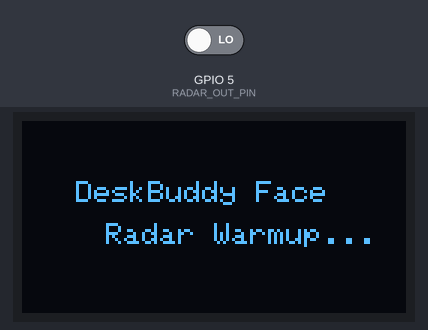
The sketch below on a simulated ESP32. Parts: 128×64 one-colour display. The inputs (shaded band) are chosen by the test bench; at power-on: GPIO 5 (RADAR_OUT_PIN) LOW. Random numbers use the default seed unless the sketch sets one; what the sketch prints to the serial monitor is not drawn.

Above: at 1.1 s.
At 17.2 s:
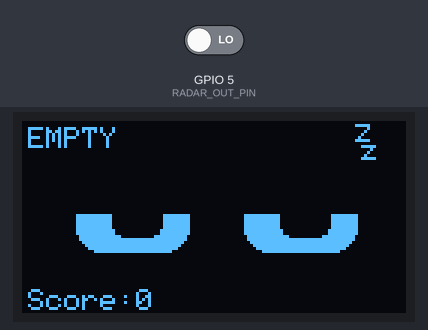
17.3 s: GPIO 5 (RADAR_OUT_PIN) driven HIGH
At 19.5 s:
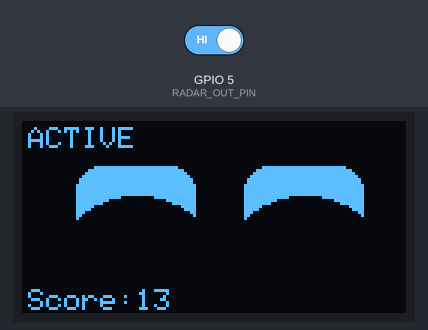
20.0 s: GPIO 5 (RADAR_OUT_PIN) driven LOW
At 22.59 s:
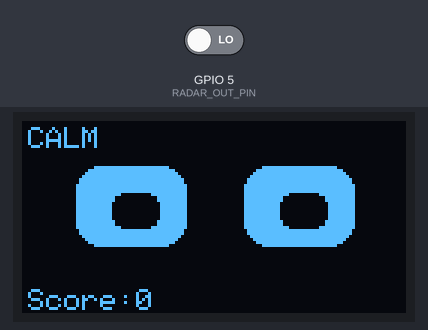
23.0 s: GPIO 5 (RADAR_OUT_PIN) driven HIGH
At 29.4 s:
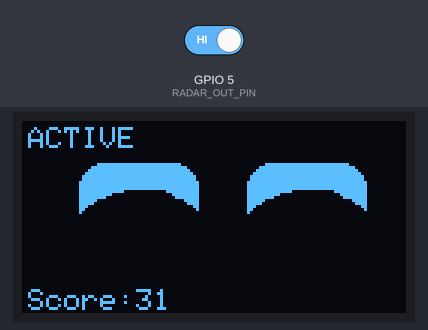

Measured:
- what the display in image 0 shows lasts 15.0 s, from 1.1 s to 16.1 s
- what the display in image 2 shows lasts 0.6 s, from 19.0 s to 19.6 s

The sketch:

radar.ino
```cpp
#include <Wire.h>
#include <Adafruit_GFX.h>
#include <Adafruit_SH110X.h>
// code developed by Sam's Labs for sensing human motion using the MS24-2020D58M4-FMCW
// =========================================
// DISPLAY / RADAR
// =========================================
#define SCREEN_WIDTH 128
#define SCREEN_HEIGHT 64
#define SDA_PIN 8
#define SCL_PIN 9
#define RADAR_OUT_PIN 5

Adafruit_SH1106G display(SCREEN_WIDTH, SCREEN_HEIGHT, &Wire, -1);

// =========================================
// SIMPLE ICONS (tiny mood markers)
// =========================================
const unsigned char bmp_heart[] PROGMEM = {
  0x00,0x00,0x0C,0x30,0x1E,0x78,0x3F,0xFC,0x7F,0xFE,0x7F,0xFE,0x3F,0xFC,0x1F,0xF8,
  0x0F,0xF0,0x07,0xE0,0x03,0xC0,0x01,0x80,0x00,0x00,0x00,0x00,0x00,0x00,0x00,0x00
};

const unsigned char bmp_zzz[] PROGMEM = {
  0x00,0x00,0x7C,0x00,0x04,0x00,0x08,0x00,0x10,0x00,0x20,0x00,0x7C,0x00,0x00,0x00,
  0x1F,0x00,0x02,0x00,0x04,0x00,0x08,0x00,0x1F,0x00,0x00,0x00,0x00,0x00,0x00,0x00
};

const unsigned char bmp_anger[] PROGMEM = {
  0x00,0x00,0x11,0x10,0x2A,0x90,0x44,0x40,0x80,0x20,0x80,0x20,0x44,0x40,0x2A,0x90,
  0x11,0x10,0x00,0x00,0x00,0x00,0x00,0x00,0x00,0x00,0x00,0x00,0x00,0x00,0x00,0x00
};

// =========================================
// DESKBUDDY EYE ENGINE
// =========================================
struct EyeData {
  float x, y;
  float w, h;
  float targetX, targetY, targetW, targetH;
  float pupilX, pupilY;
  float targetPupilX, targetPupilY;
  float velX, velY, velW, velH;
  float pVelX, pVelY;
  float k = 0.12;
  float d = 0.60;
  float pk = 0.08;
  float pd = 0.50;
  bool blinking = false;
  unsigned long lastBlink = 0;
  unsigned long nextBlinkTime = 0;
};

EyeData leftEye, rightEye;

// =========================================
// MOODS
// =========================================
#define MOOD_NORMAL 0
#define MOOD_HAPPY 1
#define MOOD_SURPRISED 2
#define MOOD_SLEEPY 3
#define MOOD_ANGRY 4
#define MOOD_SAD 5
#define MOOD_EXCITED 6
#define MOOD_LOVE 7
#define MOOD_SUSPICIOUS 8

int currentMood = MOOD_NORMAL;
int localMood = MOOD_NORMAL;

// =========================================
// RADAR STATE
// =========================================
const unsigned long WINDOW_MS = 2000;
const int ACTIVE_THRESHOLD = 5;
const unsigned long PRESENCE_HOLD_MS = 5000;

int activityCount = 0;
unsigned long lastWindow = 0;
int motionScore = 0;

bool humanPresent = false;
bool sawHighInWindow = false;
unsigned long lastSeenTime = 0;

String activityState = "EMPTY";

// =========================================
// ANIMATION TIMERS
// =========================================
unsigned long lastSaccade = 0;
unsigned long saccadeInterval = 3000;
float breathVal = 0;

// =========================================
// HELPERS
// =========================================
void resetDisplayState() {
  display.clearDisplay();
  display.setTextColor(SH110X_WHITE);
  display.setTextSize(1);
  display.setRotation(0);
  display.cp437(true);
}

void initEye(EyeData &e, float x, float y, float w, float h) {
  e.x = x; e.y = y; e.w = w; e.h = h;
  e.targetX = x; e.targetY = y; e.targetW = w; e.targetH = h;
  e.pupilX = 0; e.pupilY = 0;
  e.targetPupilX = 0; e.targetPupilY = 0;
  e.velX = e.velY = e.velW = e.velH = 0;
  e.pVelX = e.pVelY = 0;
  e.blinking = false;
  e.lastBlink = millis();
  e.nextBlinkTime = millis() + random(2000, 4500);
}

void updateEye(EyeData &e) {
  e.velX = (e.velX + (e.targetX - e.x) * e.k) * e.d;
  e.velY = (e.velY + (e.targetY - e.y) * e.k) * e.d;
  e.velW = (e.velW + (e.targetW - e.w) * e.k) * e.d;
  e.velH = (e.velH + (e.targetH - e.h) * e.k) * e.d;

  e.x += e.velX;
  e.y += e.velY;
  e.w += e.velW;
  e.h += e.velH;

  e.pVelX = (e.pVelX + (e.targetPupilX - e.pupilX) * e.pk) * e.pd;
  e.pVelY = (e.pVelY + (e.targetPupilY - e.pupilY) * e.pk) * e.pd;

  e.pupilX += e.pVelX;
  e.pupilY += e.pVelY;
}

void drawEyelidMask(float x, float y, float w, float h, int mood, bool isLeft) {
  int ix = (int)x;
  int iy = (int)y;
  int iw = (int)w;
  int ih = (int)h;

  if (mood == MOOD_ANGRY) {
    if (isLeft) {
      for (int i = 0; i < 16; i++) display.drawLine(ix, iy + i, ix + iw, iy - 6 + i, SH110X_BLACK);
    } else {
      for (int i = 0; i < 16; i++) display.drawLine(ix, iy - 6 + i, ix + iw, iy + i, SH110X_BLACK);
    }
  } else if (mood == MOOD_SAD) {
    if (isLeft) {
      for (int i = 0; i < 16; i++) display.drawLine(ix, iy - 6 + i, ix + iw, iy + i, SH110X_BLACK);
    } else {
      for (int i = 0; i < 16; i++) display.drawLine(ix, iy + i, ix + iw, iy - 6 + i, SH110X_BLACK);
    }
  } else if (mood == MOOD_HAPPY || mood == MOOD_LOVE || mood == MOOD_EXCITED) {
    display.fillRect(ix, iy + ih - 12, iw, 14, SH110X_BLACK);
    display.fillCircle(ix + iw / 2, iy + ih + 6, iw / 1.3, SH110X_BLACK);
  } else if (mood == MOOD_SLEEPY) {
    display.fillRect(ix, iy, iw, ih / 2 + 2, SH110X_BLACK);
  } else if (mood == MOOD_SUSPICIOUS) {
    if (isLeft) display.fillRect(ix, iy, iw, ih / 2 - 2, SH110X_BLACK);
    else display.fillRect(ix, iy + ih - 8, iw, 8, SH110X_BLACK);
  }
}

void drawEye(bool isLeft) {
  EyeData &e = isLeft ? leftEye : rightEye;

  int ix = (int)e.x;
  int iy = (int)e.y;
  int iw = (int)e.w;
  int ih = (int)e.h;

  int r = 8;
  if (iw < 20) r = 3;

  display.fillRoundRect(ix, iy, iw, ih, r, SH110X_WHITE);

  int cx = ix + iw / 2;
  int cy = iy + ih / 2;
  int pw = iw / 2.2;
  int ph = ih / 2.2;

  int px = cx + (int)e.pupilX - (pw / 2);
  int py = cy + (int)e.pupilY - (ph / 2);

  if (px < ix) px = ix;
  if (px + pw > ix + iw) px = ix + iw - pw;
  if (py < iy) py = iy;
  if (py + ph > iy + ih) py = iy + ih - ph;

  display.fillRoundRect(px, py, pw, ph, r / 2, SH110X_BLACK);
  drawEyelidMask(ix, iy, iw, ih, currentMood, isLeft);
}

void updatePhysicsAndMood() {
  unsigned long now = millis();

  // breathing
  breathVal = sin(now / 600.0) * 2.0;

  // blink logic
  if (!leftEye.blinking && now >= leftEye.nextBlinkTime) {
    leftEye.blinking = true;
    rightEye.blinking = true;
    leftEye.lastBlink = now;
    rightEye.lastBlink = now;
  }

  if (leftEye.blinking) {
    if (now - leftEye.lastBlink < 130) {
      leftEye.targetH = 4;
      rightEye.targetH = 4;
    } else {
      leftEye.blinking = false;
      rightEye.blinking = false;
      leftEye.nextBlinkTime = now + random(2200, 4800);
      rightEye.nextBlinkTime = leftEye.nextBlinkTime;
    }
  }

  // saccades
  if (now - lastSaccade > saccadeInterval) {
    float lx = random(-8, 9);
    float ly = random(-5, 6);

    leftEye.targetPupilX = lx;
    leftEye.targetPupilY = ly;
    rightEye.targetPupilX = lx;
    rightEye.targetPupilY = ly;

    leftEye.targetX = 18 + (lx * 0.3);
    leftEye.targetY = 14 + (ly * 0.3);
    rightEye.targetX = 74 + (lx * 0.3);
    rightEye.targetY = 14 + (ly * 0.3);

    lastSaccade = now;
    saccadeInterval = random(1800, 4200);
  }

  if (!leftEye.blinking) {
    float baseW = 36;
    float baseH = 36 + breathVal;

    switch (currentMood) {
      case MOOD_NORMAL:
        leftEye.targetW = baseW; leftEye.targetH = baseH;
        rightEye.targetW = baseW; rightEye.targetH = baseH;
        break;

      case MOOD_HAPPY:
      case MOOD_LOVE:
        leftEye.targetW = 40; leftEye.targetH = 32;
        rightEye.targetW = 40; rightEye.targetH = 32;
        break;

      case MOOD_SURPRISED:
        leftEye.targetW = 30; leftEye.targetH = 45;
        rightEye.targetW = 30; rightEye.targetH = 45;
        break;

      case MOOD_SLEEPY:
        leftEye.targetW = 38; leftEye.targetH = 30;
        rightEye.targetW = 38; rightEye.targetH = 30;
        break;

      case MOOD_ANGRY:
        leftEye.targetW = 34; leftEye.targetH = 32;
        rightEye.targetW = 34; rightEye.targetH = 32;
        break;

      case MOOD_SAD:
        leftEye.targetW = 34; leftEye.targetH = 40;
        rightEye.targetW = 34; rightEye.targetH = 40;
        break;

      case MOOD_EXCITED:
        leftEye.targetW = 40; leftEye.targetH = 34;
        rightEye.targetW = 40; rightEye.targetH = 34;
        break;

      case MOOD_SUSPICIOUS:
        leftEye.targetW = 36; leftEye.targetH = 20;
        rightEye.targetW = 36; rightEye.targetH = 42;
        break;
    }
  }

  updateEye(leftEye);
  updateEye(rightEye);
}

void drawEmoPage() {
  resetDisplayState();
  updatePhysicsAndMood();

  if (currentMood == MOOD_LOVE) {
    display.drawBitmap(56, 0, bmp_heart, 16, 16, SH110X_WHITE);
  } else if (currentMood == MOOD_SLEEPY) {
    display.drawBitmap(110, 0, bmp_zzz, 16, 16, SH110X_WHITE);
  } else if (currentMood == MOOD_ANGRY) {
    display.drawBitmap(56, 0, bmp_anger, 16, 16, SH110X_WHITE);
  }

  drawEye(true);
  drawEye(false);

  display.setCursor(2, 2);
  if (activityState == "ACTIVE") display.print("ACTIVE");
  else if (activityState == "CALM") display.print("CALM");
  else display.print("EMPTY");

  display.setCursor(2, 56);
  display.print("Score:");
  display.print(motionScore);

  display.display();
}

// =========================================
// RADAR STATE MACHINE
// =========================================
void updateRadarState() {
  int rawNow = digitalRead(RADAR_OUT_PIN);

  if (rawNow == HIGH) {
    activityCount++;
    sawHighInWindow = true;
    humanPresent = true;
    lastSeenTime = millis();
  }

  if (humanPresent && (millis() - lastSeenTime > PRESENCE_HOLD_MS)) {
    humanPresent = false;
  }

  if (millis() - lastWindow >= WINDOW_MS) {
    motionScore = activityCount;

    if (!humanPresent) {
      activityState = "EMPTY";
      localMood = MOOD_SLEEPY;
    } else if (motionScore >= ACTIVE_THRESHOLD) {
      activityState = "ACTIVE";
      localMood = MOOD_EXCITED;
    } else {
      activityState = "CALM";
      localMood = MOOD_NORMAL;
    }

    currentMood = localMood;

    Serial.print("RawNow: ");
    Serial.print(rawNow);
    Serial.print(" | SawHigh: ");
    Serial.print(sawHighInWindow ? "YES" : "NO");
    Serial.print(" | Score: ");
    Serial.print(motionScore);
    Serial.print(" | Present: ");
    Serial.print(humanPresent ? "YES" : "NO");
    Serial.print(" | State: ");
    Serial.println(activityState);

    activityCount = 0;
    sawHighInWindow = false;
    lastWindow = millis();
  }
}

// =========================================
// SETUP / LOOP
// =========================================
void setup() {
  Serial.begin(115200);
  delay(1000);

  Wire.begin(SDA_PIN, SCL_PIN);
  pinMode(RADAR_OUT_PIN, INPUT);

  if (!display.begin(0x3C, true)) {
    Serial.println("Display init failed!");
    while (1) delay(10);
  }

  randomSeed(micros());

  initEye(leftEye, 18, 14, 36, 36);
  initEye(rightEye, 74, 14, 36, 36);

  resetDisplayState();
  display.setCursor(18, 20);
  display.print("DeskBuddy Face");
  display.setCursor(28, 34);
  display.print("Radar Warmup...");
  display.display();

  Serial.println("Radar warmup...");
  delay(15000);
  Serial.println("Ready!");

  lastWindow = millis();
  currentMood = MOOD_SLEEPY;
  localMood = MOOD_SLEEPY;
}

void loop() {
  updateRadarState();
  drawEmoPage();
  delay(40);
}
```
